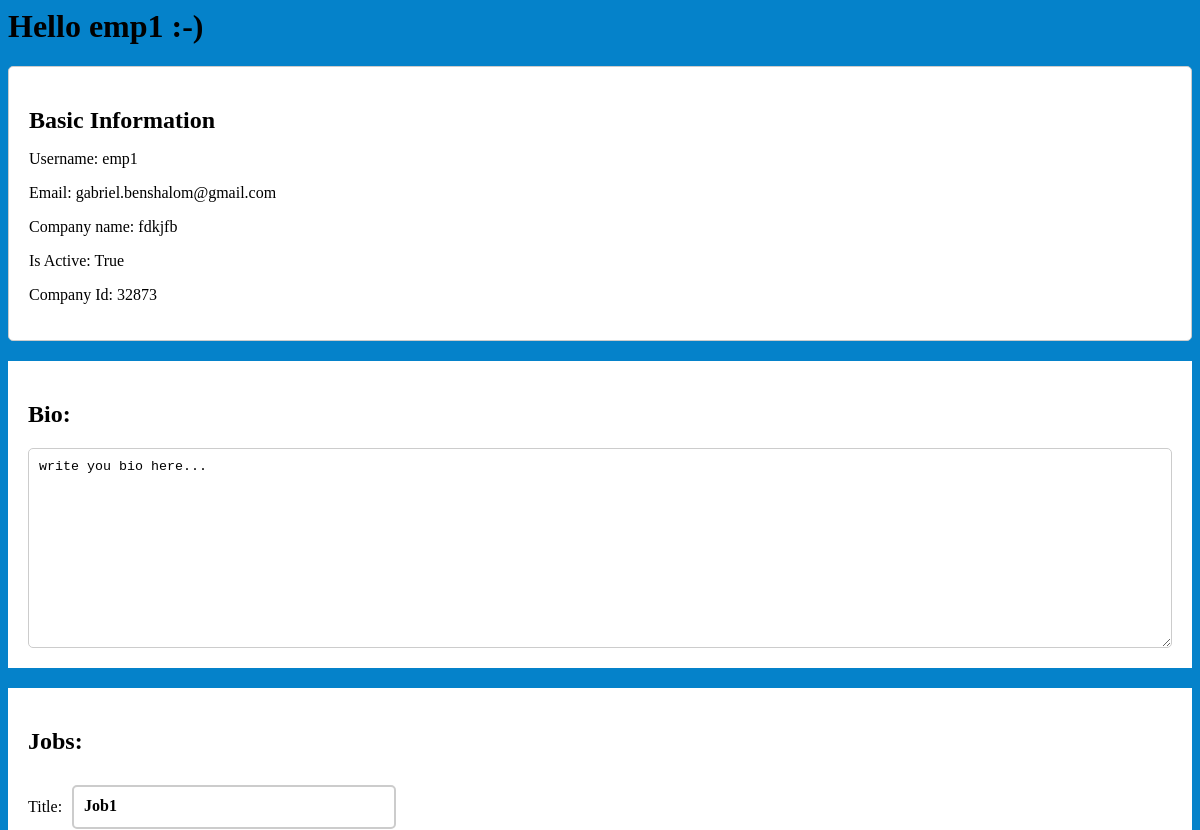
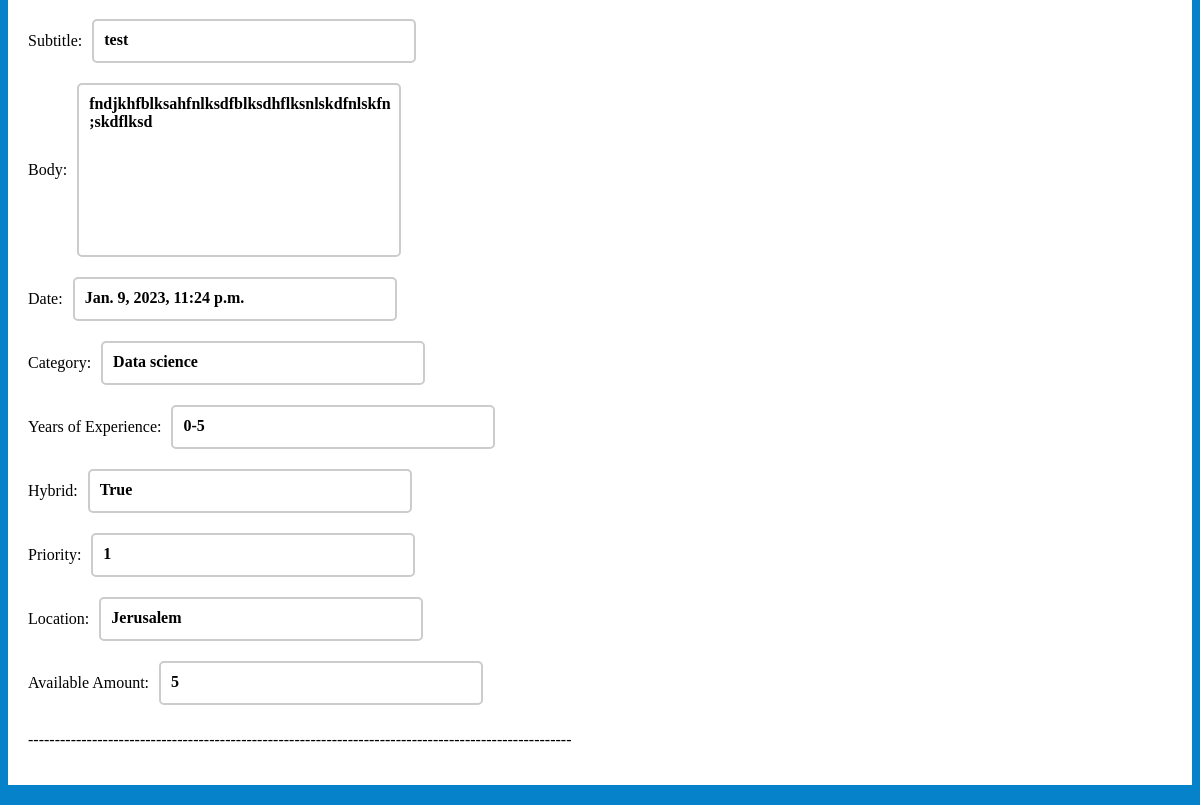
Before: /users/Profile/emp1/ with the older database file (2 pictures, top to bottom).
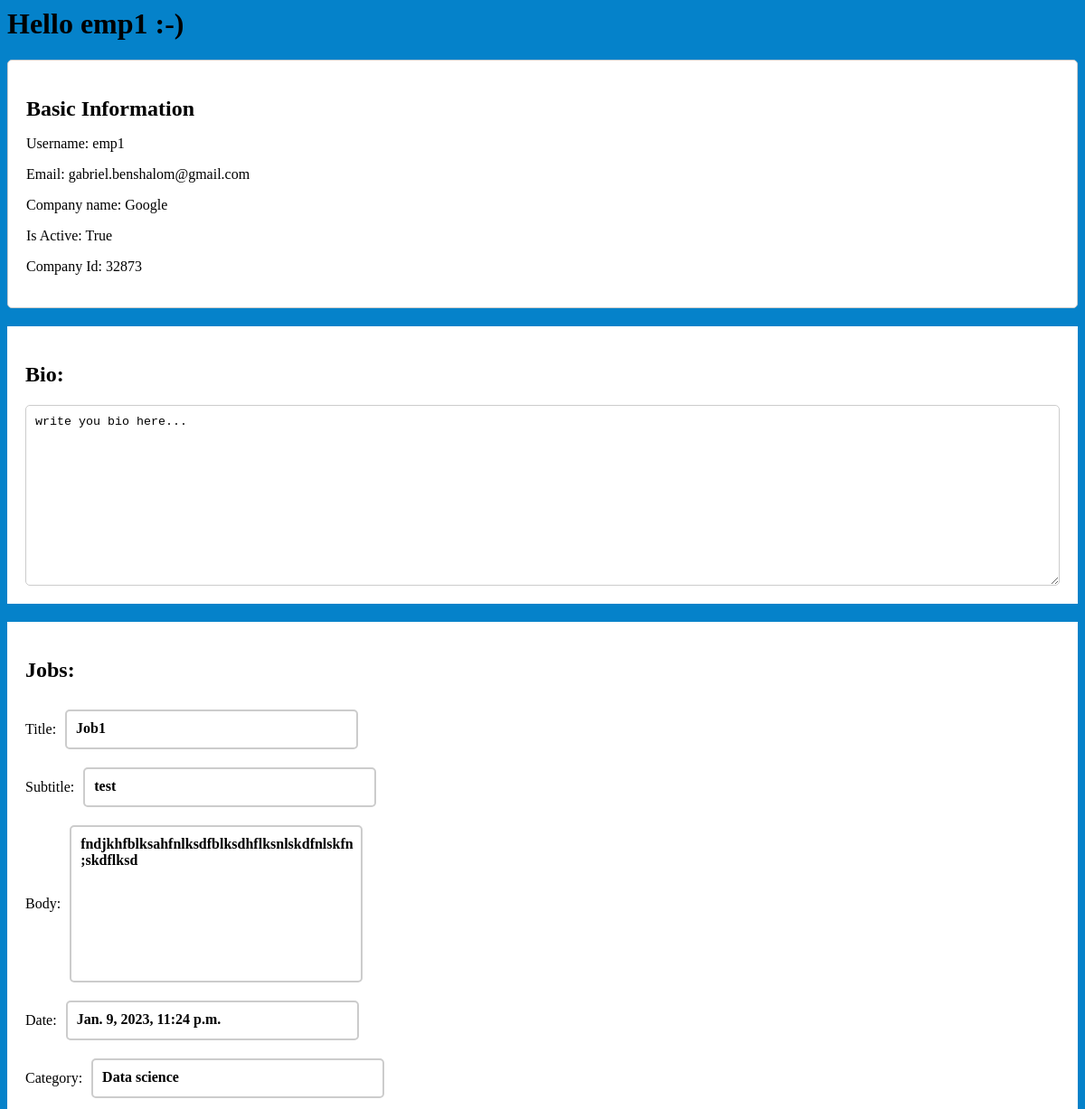
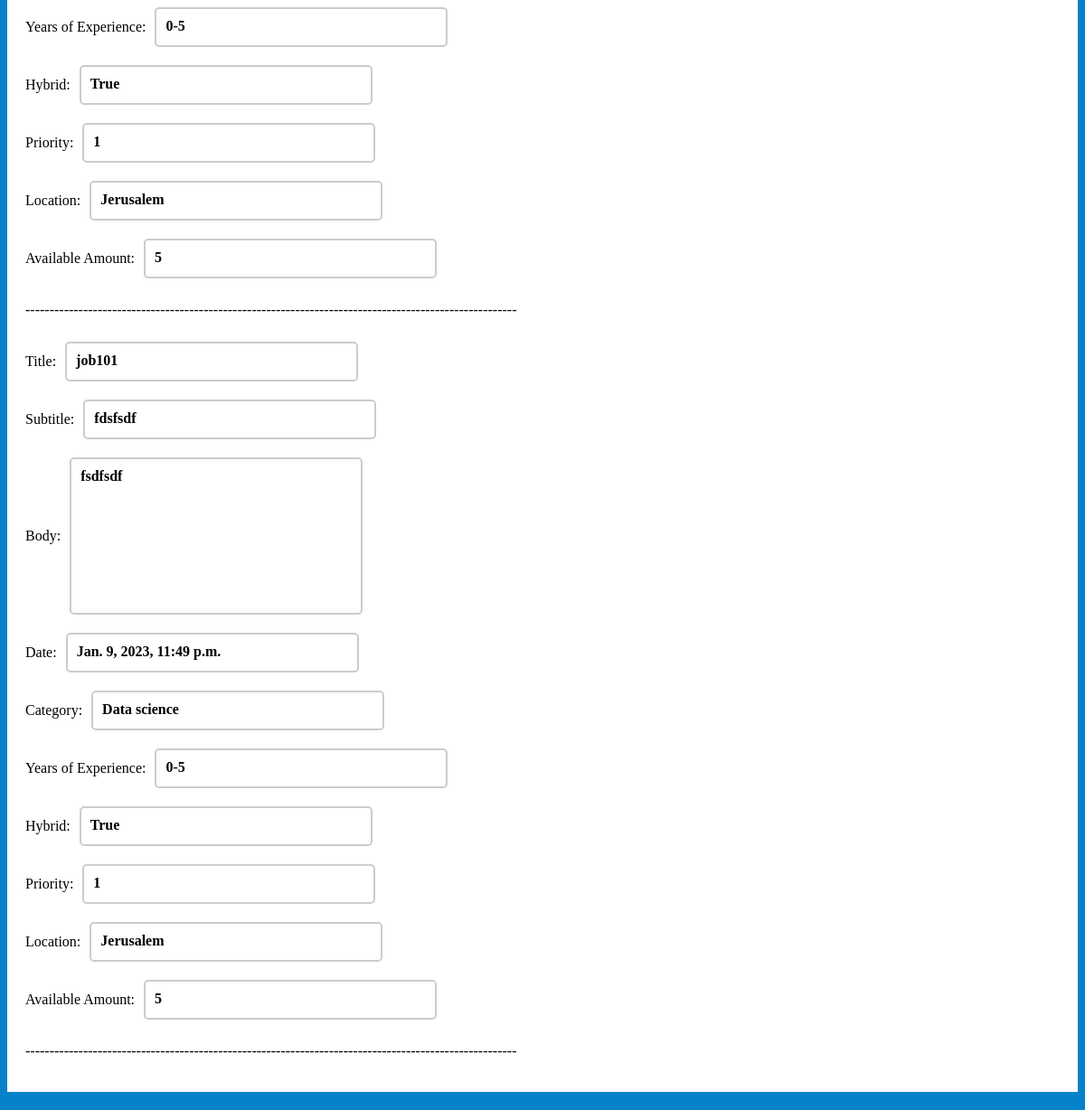
After: the same page with the newer database file (2 pictures, top to bottom).
### users/models.py (models this page shows, shortened)
class Employer(models.Model):
    user = models.OneToOneField(User, on_delete=models.CASCADE)
    email = models.EmailField(unique=True)
    username=models.CharField(max_length=50)
    CompanyName = models.CharField(max_length=255)
    employer_id = models.CharField(max_length=200,unique=True)
    is_employer = models.BooleanField(default=True)
    bios=models.TextField(blank=True,default="write you bio here...")
    USERNAME_FIELD='username'

### jobs/models.py (models this page shows, shortened)
class Upload(models.Model): #The dataBase knows to create a table for this model
    title=models.CharField(max_length=60,null=True)
    subTitle=models.CharField(max_length=100)
    slug=models.SlugField(unique=True)
    body=models.TextField(max_length=200)
    date=models.DateTimeField(auto_now_add=True) #automaticly applied
    category = models.IntegerField(choices=FIELD_CHOICES, default=1)
    salaryRange = models.IntegerField(choices=SALARY_CHOICES, default=1)
    yearsexp = models.IntegerField(choices=YEARS_CHOICES, default=1)
    education=models.CharField(max_length=60,null=True)
    time=models.IntegerField(choices=TIME_CHOICES, default=1)
    hybrid=models.BooleanField(default=True)
    priority=models.IntegerField(choices=PRIORITY_CHOICES,default=1)
    owner=models.ForeignKey(Employer, on_delete=models.CASCADE, default=1, related_name='employer')
    location=models.IntegerField(choices=CITIES, default=1)
    availableAmount = models.DecimalField(max_digits=2, decimal_places=0, default=Decimal('5'))
    notification=models.DecimalField(max_digits=3 ,decimal_places=0, default=Decimal('5'))
    applycandiadteuser = models.ManyToManyField(Candidate, blank=True, null=True)
    def __str__(self):
        return self.title

### users/views.py (the view)
# urls.py: path('Profile/<str:username>/',views.user_profile,name="Profile"),
def user_profile(request, username):
    user = get_object_or_404(User, username=username)
    try:
        if user.employer.is_employer==True:
            employer = user.employer
            tick=Ticket.objects.all()
            job=Upload.objects.all()
            print("--------->"+str(job))
            context = {'employer': employer,'tick':tick,'job':job}
            return render(request, 'employer_profile.html', context)
    except:
        if user.candidate.is_candidate==True:
            candidate = user.candidate
            candidatecv = candidate.cvcandidate
            jobs=Upload.objects.all()
            tick=Ticket.objects.all()
            context = {'candidate': candidate,'candidatecv': candidatecv,'tick':tick,'jobs':jobs}
            return render(request, 'candidate_profile.html', context)

### users/templates/employer_profile.html (shortened to what this page needs)
<h1>Hello {{ employer.user.username }} :-)</h1>
<div class="profile-info">
    <h2>Basic Information</h2>
    <p>Username: {{ employer.user.username }}</p>
    <p>Email: {{ employer.user.email }}</p>
    <p>Company name: {{ employer.CompanyName }}</p>
    <p>Is Active: {{ employer.user.is_active }}</p>
    <p>Company Id: {{ employer.employer_id }}</p>
</div>
<div class="profile-bio">
    <h2>Bio:</h2>
    <textarea readonly>{{ employer.bios }}</textarea>
    <br>
    </div>
<div class="profile-bio">
    <h2>Jobs:</h2>
    {% for j in job %}
        <div class="label-value">
            <span class="label">Title:</span>
            <div class="label-box">{{ j.title }}</div>
            </div>
            <div class="label-value">
            <span class="label">Subtitle:</span>
            <div class="label-box">{{ j.subTitle }}</div>
            </div>
            <div class="label-value">
            <span class="label">Body:</span>
            <div class="label3-box">{{ j.body }}</div>
            </div>
            <div class="label-value">
            <span class="label">Date:</span>
            <div class="label-box">{{ j.date }}</div>
            </div>
            <div class="label-value">
            <span class="label">Category:</span>
            <div class="label-box">{{ j.get_category_display }}</div>
            </div>
            <div class="label-value">
            <span class="label">Years of Experience:</span>
            <div class="label-box">{{ j.get_yearsexp_display }}</div>
            </div>
            <div class="label-value">
            <span class="label">Hybrid:</span>
            <div class="label-box">{{ j.hybrid }}</div>
            </div>
            <div class="label-value">
            <span class="label">Priority:</span>
            <div class="label-box">{{ j.priority }}</div>
            </div>
            <div class="label-value">
            <span class="label">Location:</span>
            <div class="label-box">{{ j.get_location_display }}</div>
            </div>
            <div class="label-value">
            <span class="label">Available Amount:</span>
            <div class="label-box">{{ j.availableAmount }}</div>
            </div>
            <p>------------------------------------------------------------------------------------------------------</p>
            {% endfor %}
    </div>

Changed rows visible on the page:
changed Employer "emp1": CompanyName "fdkjfb" → "Google"
added Upload: title "job101", subTitle "fdsfsdf", body "fsdfsdf", date "Jan. 9, 2023, 11:49 p.m.", category "Data science", yearsexp "0-5", hybrid "True", priority "1", location "Jerusalem", availableAmount "5"
